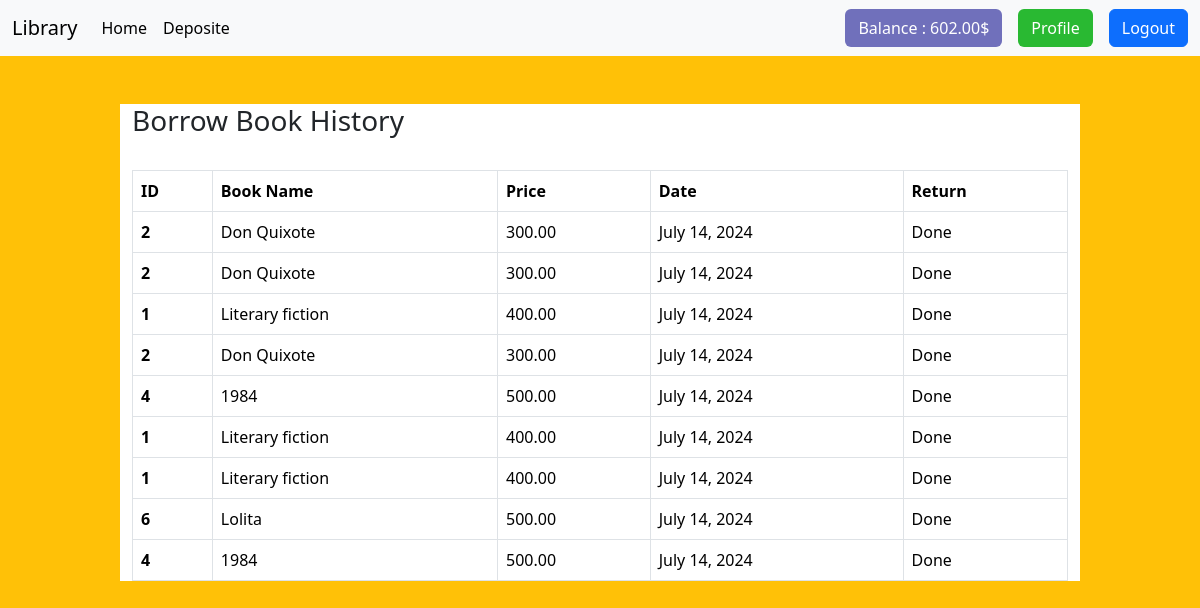
Page /account/profile/ (signed in) on the committed database.
### account/models.py (models this page shows, shortened)
class UserLibraryAccount(models.Model):
    user = models.OneToOneField(User, related_name='account', on_delete=models.CASCADE)
    account_no = models.IntegerField(unique=True)
    birth_date = models.DateField(null=True, blank=True)
    initial_deposite_date = models.DateField(auto_now_add=True)
    balance = models.DecimalField(default=0, max_digits=12, decimal_places=2)

### book/models.py (models this page shows, shortened)
class BorrowBook(models.Model):
    user = models.ForeignKey(User,on_delete=models.CASCADE, related_name='borrowed_books')
    book = models.ForeignKey(BookModel, on_delete=models.CASCADE)
    borrow_date = models.DateField(auto_now_add=True)
    is_returned =models.BooleanField(default=False , blank=True , null=True)

class BookModel(models.Model):
    title = models.CharField(max_length=100)
    description = models.TextField()
    image = models.ImageField(upload_to='./book./media./uploads./')
    borrowing_price = models.DecimalField(max_digits=10, decimal_places=2)
    categories = models.ManyToManyField(CategoryBooks)

### account/views.py (the view)
# urls.py: path('profile/',views.UserProfileView , name = 'profile' ),
@login_required
def UserProfileView(request):
    borrow_books = BorrowBook.objects.filter(user=request.user)
    return render(request , 'profile.html' , {'borrow_books':borrow_books})

### account/templates/profile.html (shortened to what this page needs)
{% extends 'base.html' %}
{% load crispy_forms_tags %}
{% block content %}
  <div class="container mt-5" style="width: 80%;margin: auto;background-color: white; ">
    <h3>Borrow Book History</h3>
    <br>
    <table class="table table-bordered">
      <thead>
        <tr>
          <th scope="col">ID</th>
          <th scope="col">Book Name</th>
          <th scope="col">Price</th>
          <th scope="col">Date</th>
          <th scope="col">Return</th>
        </tr>
      </thead>
      {% for books in borrow_books %}
      <tbody>
        <tr>
          <th scope="row">{{books.book.id}}</th>
          <td>{{books.book.title}}</td>
          <td>{{books.book.borrowing_price}}</td>
          <td>{{books.borrow_date}}</td>
          {% if not books.is_returned %}
          <td> <a href="{% url 'return_book' books.book.id %}" class="btn btn-primary">Pay</a> </td>
          {% else %}
          <td>Done</td>
          {% endif %}
        </tr>
      </tbody>
      {% endfor %}
    </table>
</div>
{% endblock %}

### templates/base.html (shortened to what this page needs)
<!doctype html>
<html lang="en">
<head>
  <link href="https://cdn.jsdelivr.net/npm/bootstrap@5.3.3/dist/css/bootstrap.min.css" rel="stylesheet"
>
</head>
<body style="background-color: #FFC107;">
  <nav class="navbar navbar-expand-lg bg-body-tertiary">
    <div class="container-fluid">
      <a class="navbar-brand" href="#">Library</a>
      <div class="collapse navbar-collapse" id="navbarTogglerDemo03">
        <ul class="navbar-nav me-auto mb-2 mb-lg-0">
          <li class="nav-item">
            <a class="nav-link active" aria-current="page" href="{% url 'home' %}">Home</a>
          </li>
          {% if request.user.is_authenticated %}
          <li class="nav-item">
            <a class="nav-link active" aria-current="page" href="{% url 'deposite' %}">Deposite</a>
          </li>
          {% endif %}
        </ul>
        <div class="d-flex gap-3" >
          {% if request.user.is_authenticated %}
          <button class="btn text-white" style="background-color:rgb(112, 112, 187);" >Balance : {{request.user.account.balance}}$ </button>
          <a class="btn  text-white" style="background-color: #29b932;" href="{% url 'profile' %}">Profile</a>
          <form method="POST" action="{% url 'logout' %}">
            <button class="btn btn-primary text-white">Logout</button>
          </form>
          {% else %}
          <a class="btn  text-white" style="background-color: #29b932;" href="{% url 'register' %}">Register</a>
          <a class="btn btn-primary text-white" href="{% url 'login' %}">Login</a>
          {% endif %}
        </div>
      </div>
    </div>
  </nav>
  {% block content %}{% endblock %}
</body>
</html>

### rows in the picture
BorrowBook: book.id "2", book "Don Quixote", book.borrowing_price "300.00", borrow_date "July 14, 2024", is_returned "Done"
BorrowBook: book.id "2", book "Don Quixote", book.borrowing_price "300.00", borrow_date "July 14, 2024", is_returned "Done"
BorrowBook: book.id "1", book "Literary fiction", book.borrowing_price "400.00", borrow_date "July 14, 2024", is_returned "Done"
BorrowBook: book.id "2", book "Don Quixote", book.borrowing_price "300.00", borrow_date "July 14, 2024", is_returned "Done"
BorrowBook: book.id "4", book "1984", book.borrowing_price "500.00", borrow_date "July 14, 2024", is_returned "Done"
BorrowBook: book.id "1", book "Literary fiction", book.borrowing_price "400.00", borrow_date "July 14, 2024", is_returned "Done"
BorrowBook: book.id "1", book "Literary fiction", book.borrowing_price "400.00", borrow_date "July 14, 2024", is_returned "Done"
BorrowBook: book.id "6", book "Lolita", book.borrowing_price "500.00", borrow_date "July 14, 2024", is_returned "Done"
BorrowBook: book.id "4", book "1984", book.borrowing_price "500.00", borrow_date "July 14, 2024", is_returned "Done"

### other values in the picture
{{ request.user.account.balance }} "602.00"
